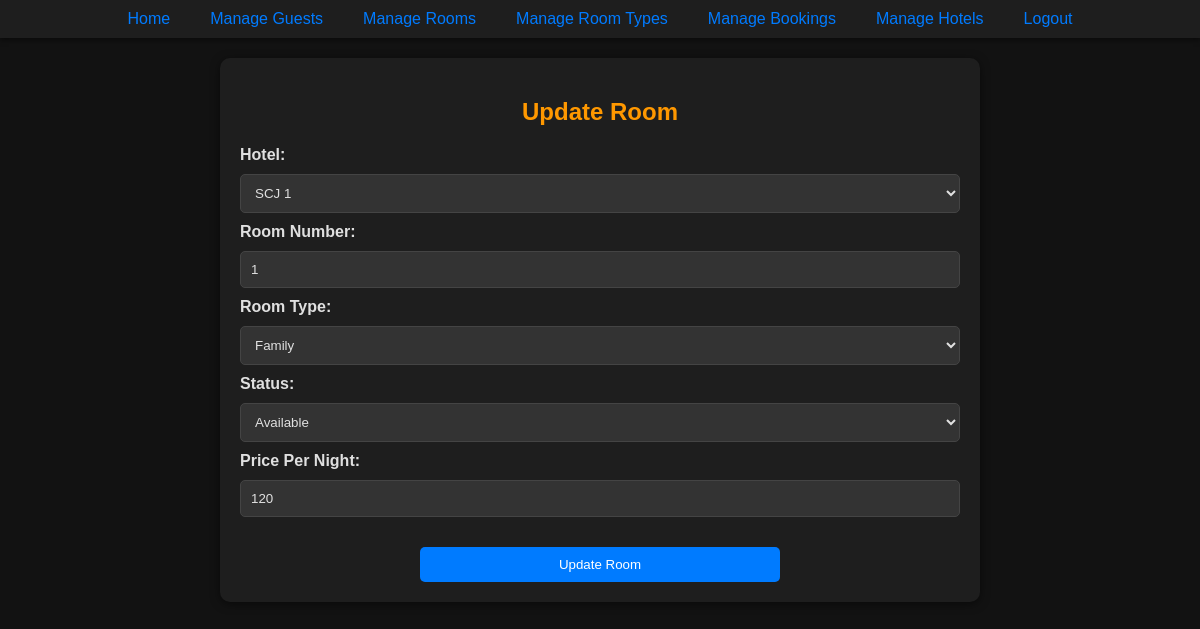
/php/updateRoomPage.php?roomID=1 (signed in), run on the app's committed database.
### tables this page shows
CREATE TABLE Room (
    roomID INTEGER PRIMARY KEY,
    hotelID INTEGER NOT NULL,
    roomNumber INTEGER NOT NULL,
    roomTypeID INTEGER NOT NULL,
    status VARCHAR(20) NOT NULL CHECK (status IN ('maintenance', 'booked', 'available')),
    pricePerNight DECIMAL(10, 2) NOT NULL,
    FOREIGN KEY (hotelID) REFERENCES Hotel(hotelID) ON DELETE CASCADE,
    FOREIGN KEY (roomTypeID) REFERENCES RoomType(roomTypeID) ON DELETE SET NULL,
    UNIQUE (hotelID, roomNumber)
);

### php/updateRoomPage.php (the view, shortened to what this page needs)
<?php
include '../components/NavBar.php';
$pdo = new PDO('sqlite:' . DB_PATH);
$pdo->setAttribute(PDO::ATTR_ERRMODE, PDO::ERRMODE_EXCEPTION);
if (isset($_GET['roomID'])) {
    $roomID = $_GET['roomID'];
    $stmt = $pdo->prepare('SELECT * FROM Room WHERE roomID = ?');
    $stmt->execute([$roomID]);
    $room = $stmt->fetch(PDO::FETCH_ASSOC);
    if ($room) {
        $hotelID = htmlspecialchars($room['hotelID']);
        $roomNumber = htmlspecialchars($room['roomNumber']);
        $roomTypeID = htmlspecialchars($room['roomTypeID']);
        $status = htmlspecialchars($room['status']);
        $pricePerNight = htmlspecialchars($room['pricePerNight']);
    } else {
        echo "Room not found.";
        exit;
    }
} else {
    echo "No room ID provided.";
    exit;
}
?>
<!DOCTYPE html>
<html lang="en">
<head>
</head>
<body>
    <div class="form-container">
        <h2 class="center-text">Update Room</h2>
        <form action="updateRoomRecord.php" method="POST">
            <label for="hotelID">Hotel:</label>
            <select name="hotelID" id="hotelID" required>
                <?php
                $hotelsStmt = $pdo->query('SELECT hotelID, hotelName FROM Hotel ORDER BY hotelName');
                while ($hotel = $hotelsStmt->fetch(PDO::FETCH_ASSOC)) {
                    $selected = $hotel['hotelID'] == $hotelID ? 'selected' : '';
                    echo "<option value=\"{$hotel['hotelID']}\" $selected>{$hotel['hotelName']}</option>";
                }
                ?>
            </select><br>
            <label for="roomNumber">Room Number:</label>
            <input type="number" id="roomNumber" name="roomNumber" value="<?= $roomNumber ?>" required><br>
            <label for="roomTypeID">Room Type:</label>
            <select name="roomTypeID" id="roomTypeID" required>
                <?php
                $roomTypesStmt = $pdo->query('SELECT roomTypeID, roomTypeName FROM RoomType ORDER BY roomTypeName');
                while ($roomType = $roomTypesStmt->fetch(PDO::FETCH_ASSOC)) {
                    $selected = $roomType['roomTypeID'] == $roomTypeID ? 'selected' : '';
                    echo "<option value=\"{$roomType['roomTypeID']}\" $selected>{$roomType['roomTypeName']}</option>";
                }
                ?>
            </select><br>
            <label for="status">Status:</label>
            <select name="status" id="status" required>
                <option value="available" <?= $status === 'available' ? 'selected' : '' ?>>Available</option>
            </select><br>
            <label for="pricePerNight">Price Per Night:</label>
            <input type="number" id="pricePerNight" name="pricePerNight" value="<?= $pricePerNight ?>" step="0.01" required><br>
            <button type="submit">Update Room</button>
        </form>
    </div>
</body>
</html>

### css/styles.css (style rules this page uses)
body { background-color: #121212; color: #e0e0e0; font-family: Arial, sans-serif; margin: 0; padding: 0; }
.center-text { text-align: center; }
.form-container { background-color: #1e1e1e; padding: 20px; margin: 20px auto; border-radius: 10px; width: 60%; box-shadow: 0 2px 10px rgba(0, 0, 0, 0.5); }
h2 { text-align: center; color: #ff9800; margin-bottom: 20px; }
input[type="text"], input[type="email"], input[type="number"], input[type="password"], input[type="date"], select { width: 100%; padding: 10px; margin: 10px 0; background-color: #333333; color: #e0e0e0; border: 1px solid #444444; border-radius: 5px; box-sizing: border-box; }
label { display: block; font-weight: bold; color: #e0e0e0; }
button, .form-button { background-color: #007bff; color: #ffffff; border: none; padding: 10px 20px; border-radius: 5px; cursor: pointer; transition: background-color 0.3s, transform 0.2s; display: block; margin: 20px auto 0 auto; width: 50%; }

### data on the page
room: roomNumber "1", status "Available", pricePerNight "120"

### other printed values
form field hotelID "SCJ 1"
form field roomTypeID "Family"
